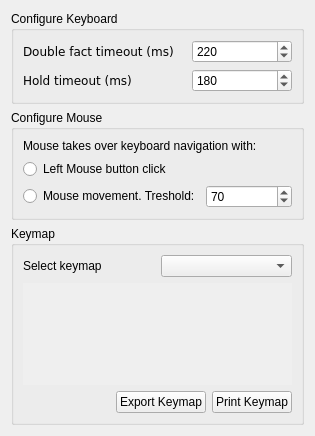
<?xml version="1.0" encoding="UTF-8"?>
<ui version="4.0">
 <class>KeyboardConfigPage</class>
 <widget class="QWidget" name="KeyboardConfigPage">
  <property name="geometry">
   <rect>
    <x>0</x>
    <y>0</y>
    <width>315</width>
    <height>436</height>
   </rect>
  </property>
  <property name="windowTitle">
   <string>Form</string>
  </property>
  <layout class="QVBoxLayout" name="verticalLayout_2">
   <item>
    <widget class="QGroupBox" name="groupBox">
     <property name="title">
      <string>Configure Keyboard</string>
     </property>
     <layout class="QVBoxLayout">
      <item>
       <layout class="QHBoxLayout">
        <property name="spacing">
         <number>6</number>
        </property>
        <property name="margin">
         <number>0</number>
        </property>
        <item>
         <widget class="QLabel" name="label">
          <property name="toolTip">
           <string>&lt;!DOCTYPE HTML PUBLIC &quot;-//W3C//DTD HTML 4.0//EN&quot; &quot;http://www.w3.org/TR/REC-html40/strict.dtd&quot;&gt;
&lt;html&gt;&lt;head&gt;&lt;meta name=&quot;qrichtext&quot; content=&quot;1&quot; /&gt;&lt;style type=&quot;text/css&quot;&gt;
p, li { white-space: pre-wrap; }
&lt;/style&gt;&lt;/head&gt;&lt;body style=&quot; font-family:'DejaVu Sans'; font-size:8pt; font-weight:400; font-style:normal;&quot;&gt;
&lt;table style=&quot;-qt-table-type: root; margin-top:4px; margin-bottom:4px; margin-left:4px; margin-right:4px;&quot;&gt;
&lt;tr&gt;
&lt;td style=&quot;border: none;&quot;&gt;
&lt;p style=&quot; margin-top:0px; margin-bottom:0px; margin-left:0px; margin-right:0px; -qt-block-indent:0; text-indent:0px;&quot;&gt;&lt;span style=&quot; font-family:'Sans Serif'; font-size:9pt; font-weight:600;&quot;&gt;Double fact timeout:&lt;/span&gt;&lt;/p&gt;
&lt;p style=&quot; margin-top:0px; margin-bottom:0px; margin-left:0px; margin-right:0px; -qt-block-indent:0; text-indent:0px;&quot;&gt;&lt;span style=&quot; font-family:'Sans Serif'; font-size:9pt;&quot;&gt;The maximum time in miliseconds between 2 key presses &lt;/span&gt;&lt;/p&gt;
&lt;p style=&quot; margin-top:0px; margin-bottom:0px; margin-left:0px; margin-right:0px; -qt-block-indent:0; text-indent:0px;&quot;&gt;&lt;span style=&quot; font-family:'Sans Serif'; font-size:9pt;&quot;&gt;to determine if the 2 key presses are a&lt;/span&gt;&lt;/p&gt;
&lt;p style=&quot; margin-top:0px; margin-bottom:0px; margin-left:0px; margin-right:0px; -qt-block-indent:0; text-indent:0px;&quot;&gt;&lt;span style=&quot; font-family:'Sans Serif'; font-size:9pt;&quot;&gt;double fact ( &amp;lt;&amp;lt; K &amp;gt;&amp;gt; or &amp;lt;&amp;lt; KK &amp;gt;&amp;gt;)&lt;/span&gt;&lt;/p&gt;
&lt;p style=&quot; margin-top:0px; margin-bottom:0px; margin-left:0px; margin-right:0px; -qt-block-indent:0; text-indent:0px;&quot;&gt;&lt;span style=&quot; font-family:'Sans Serif'; font-size:9pt;&quot;&gt;or 2 individual key presses ( a &amp;lt; K &amp;gt; and &amp;lt; K &amp;gt; action, &lt;/span&gt;&lt;/p&gt;
&lt;p style=&quot; margin-top:0px; margin-bottom:0px; margin-left:0px; margin-right:0px; -qt-block-indent:0; text-indent:0px;&quot;&gt;&lt;span style=&quot; font-family:'Sans Serif'; font-size:9pt;&quot;&gt;or &amp;lt; KK &amp;gt; and &amp;lt; KK &amp;gt; action for example).&lt;/span&gt;&lt;/p&gt;
&lt;p style=&quot;-qt-paragraph-type:empty; margin-top:0px; margin-bottom:0px; margin-left:0px; margin-right:0px; -qt-block-indent:0; text-indent:0px; font-family:'Sans Serif'; font-size:9pt;&quot;&gt;&lt;/p&gt;
&lt;p style=&quot; margin-top:0px; margin-bottom:0px; margin-left:0px; margin-right:0px; -qt-block-indent:0; text-indent:0px;&quot;&gt;&lt;span style=&quot; font-family:'Sans Serif'; font-size:9pt;&quot;&gt;Experienced users can set this value as low as 150 ms, &lt;/span&gt;&lt;/p&gt;
&lt;p style=&quot; margin-top:0px; margin-bottom:0px; margin-left:0px; margin-right:0px; -qt-block-indent:0; text-indent:0px;&quot;&gt;&lt;span style=&quot; font-family:'Sans Serif'; font-size:9pt;&quot;&gt;if you don't have much experience yet, please leave the default of 220 ms.&lt;/span&gt;&lt;/p&gt;
&lt;p style=&quot;-qt-paragraph-type:empty; margin-top:0px; margin-bottom:0px; margin-left:0px; margin-right:0px; -qt-block-indent:0; text-indent:0px; font-family:'Sans Serif'; font-size:9pt;&quot;&gt;&lt;/p&gt;
&lt;p style=&quot; margin-top:0px; margin-bottom:0px; margin-left:0px; margin-right:0px; -qt-block-indent:0; text-indent:0px;&quot;&gt;&lt;span style=&quot; font-family:'Sans Serif'; font-size:9pt;&quot;&gt;For more information, see chapter 7: Key Actions. of the User Manual&lt;/span&gt;&lt;/p&gt;&lt;/td&gt;&lt;/tr&gt;&lt;/table&gt;&lt;/body&gt;&lt;/html&gt;</string>
          </property>
          <property name="text">
           <string>&lt;html&gt;&lt;head&gt;&lt;meta name=&quot;qrichtext&quot; content=&quot;1&quot; /&gt;&lt;/head&gt;&lt;body style=&quot; white-space: pre-wrap; font-family:Bitstream Vera Sans; font-weight:400; font-style:normal; text-decoration:none;&quot;&gt;&lt;p style=&quot; margin-top:0px; margin-bottom:0px; margin-left:0px; margin-right:0px; -qt-block-indent:0; text-indent:0px;&quot;&gt;Double fact timeout (ms)&lt;/p&gt;&lt;/body&gt;&lt;/html&gt;</string>
          </property>
         </widget>
        </item>
        <item>
         <widget class="QSpinBox" name="doubleFactTimeoutSpinBox">
          <property name="maximumSize">
           <size>
            <width>100</width>
            <height>16777215</height>
           </size>
          </property>
          <property name="minimum">
           <number>150</number>
          </property>
          <property name="maximum">
           <number>300</number>
          </property>
          <property name="value">
           <number>220</number>
          </property>
         </widget>
        </item>
       </layout>
      </item>
      <item>
       <layout class="QHBoxLayout">
        <property name="spacing">
         <number>6</number>
        </property>
        <property name="margin">
         <number>0</number>
        </property>
        <item>
         <widget class="QLabel" name="label_3">
          <property name="toolTip">
           <string>&lt;!DOCTYPE HTML PUBLIC &quot;-//W3C//DTD HTML 4.0//EN&quot; &quot;http://www.w3.org/TR/REC-html40/strict.dtd&quot;&gt;
&lt;html&gt;&lt;head&gt;&lt;meta name=&quot;qrichtext&quot; content=&quot;1&quot; /&gt;&lt;style type=&quot;text/css&quot;&gt;
p, li { white-space: pre-wrap; }
&lt;/style&gt;&lt;/head&gt;&lt;body style=&quot; font-family:'DejaVu Sans'; font-size:8pt; font-weight:400; font-style:normal;&quot;&gt;
&lt;table border=&quot;0&quot; style=&quot;-qt-table-type: root; margin-top:4px; margin-bottom:4px; margin-left:4px; margin-right:4px;&quot;&gt;
&lt;tr&gt;
&lt;td style=&quot;border: none;&quot;&gt;
&lt;p style=&quot; margin-top:0px; margin-bottom:0px; margin-left:0px; margin-right:0px; -qt-block-indent:0; text-indent:0px;&quot;&gt;&lt;span style=&quot; font-family:'Sans Serif'; font-size:9pt; font-weight:600;&quot;&gt;Hold timeout:&lt;/span&gt;&lt;/p&gt;
&lt;p style=&quot; margin-top:0px; margin-bottom:0px; margin-left:0px; margin-right:0px; -qt-block-indent:0; text-indent:0px;&quot;&gt;&lt;span style=&quot; font-family:'Sans Serif'; font-size:9pt;&quot;&gt;The maximum time to consider a pressed key a hold key fact, &lt;/span&gt;&lt;/p&gt;
&lt;p style=&quot; margin-top:0px; margin-bottom:0px; margin-left:0px; margin-right:0px; -qt-block-indent:0; text-indent:0px;&quot;&gt;&lt;span style=&quot; font-family:'Sans Serif'; font-size:9pt;&quot;&gt;like [ K ] or [ KK ].&lt;/span&gt;&lt;/p&gt;
&lt;p style=&quot;-qt-paragraph-type:empty; margin-top:0px; margin-bottom:0px; margin-left:0px; margin-right:0px; -qt-block-indent:0; text-indent:0px; font-family:'Sans Serif'; font-size:9pt;&quot;&gt;&lt;/p&gt;
&lt;p style=&quot; margin-top:0px; margin-bottom:0px; margin-left:0px; margin-right:0px; -qt-block-indent:0; text-indent:0px;&quot;&gt;&lt;span style=&quot; font-family:'Sans Serif'; font-size:9pt;&quot;&gt;The shorter this time, the sooner a pressed key will be &lt;/span&gt;&lt;/p&gt;
&lt;p style=&quot; margin-top:0px; margin-bottom:0px; margin-left:0px; margin-right:0px; -qt-block-indent:0; text-indent:0px;&quot;&gt;&lt;span style=&quot; font-family:'Sans Serif'; font-size:9pt;&quot;&gt;detected as a hold action. &lt;/span&gt;&lt;/p&gt;
&lt;p style=&quot;-qt-paragraph-type:empty; margin-top:0px; margin-bottom:0px; margin-left:0px; margin-right:0px; -qt-block-indent:0; text-indent:0px; font-family:'Sans Serif'; font-size:9pt;&quot;&gt;&lt;/p&gt;
&lt;p style=&quot; margin-top:0px; margin-bottom:0px; margin-left:0px; margin-right:0px; -qt-block-indent:0; text-indent:0px;&quot;&gt;&lt;span style=&quot; font-family:'Sans Serif'; font-size:9pt;&quot;&gt;Experienced users can set this value as low as 130 ms, &lt;/span&gt;&lt;/p&gt;
&lt;p style=&quot; margin-top:0px; margin-bottom:0px; margin-left:0px; margin-right:0px; -qt-block-indent:0; text-indent:0px;&quot;&gt;&lt;span style=&quot; font-family:'Sans Serif'; font-size:9pt;&quot;&gt;if you don't have much experience yet, please leave the default of 180 ms.&lt;/span&gt;&lt;/p&gt;
&lt;p style=&quot;-qt-paragraph-type:empty; margin-top:0px; margin-bottom:0px; margin-left:0px; margin-right:0px; -qt-block-indent:0; text-indent:0px; font-family:'Sans Serif'; font-size:9pt;&quot;&gt;&lt;/p&gt;
&lt;p style=&quot; margin-top:0px; margin-bottom:0px; margin-left:0px; margin-right:0px; -qt-block-indent:0; text-indent:0px;&quot;&gt;&lt;span style=&quot; font-family:'Sans Serif'; font-size:9pt;&quot;&gt;For more information, see chapter 7: &amp;quot;Key Actions&amp;quot; of the User Manual.&lt;/span&gt;&lt;/p&gt;&lt;/td&gt;&lt;/tr&gt;&lt;/table&gt;&lt;/body&gt;&lt;/html&gt;</string>
          </property>
          <property name="text">
           <string>&lt;html&gt;&lt;head&gt;&lt;meta name=&quot;qrichtext&quot; content=&quot;1&quot; /&gt;&lt;/head&gt;&lt;body style=&quot; white-space: pre-wrap; font-family:Bitstream Vera Sans; font-weight:400; font-style:normal; text-decoration:none;&quot;&gt;&lt;p style=&quot; margin-top:0px; margin-bottom:0px; margin-left:0px; margin-right:0px; -qt-block-indent:0; text-indent:0px;&quot;&gt;Hold timeout (ms)&lt;/p&gt;&lt;/body&gt;&lt;/html&gt;</string>
          </property>
         </widget>
        </item>
        <item>
         <widget class="QSpinBox" name="holdTimeoutSpinBox">
          <property name="maximumSize">
           <size>
            <width>100</width>
            <height>16777215</height>
           </size>
          </property>
          <property name="minimum">
           <number>120</number>
          </property>
          <property name="maximum">
           <number>300</number>
          </property>
          <property name="value">
           <number>180</number>
          </property>
         </widget>
        </item>
       </layout>
      </item>
     </layout>
    </widget>
   </item>
   <item>
    <widget class="QGroupBox" name="groupBox_3">
     <property name="title">
      <string>Configure Mouse</string>
     </property>
     <layout class="QVBoxLayout" name="verticalLayout">
      <item>
       <widget class="QLabel" name="label_4">
        <property name="text">
         <string>Mouse takes over keyboard navigation with:</string>
        </property>
       </widget>
      </item>
      <item>
       <widget class="QRadioButton" name="leftMouseClickRadioButton">
        <property name="text">
         <string>Left Mouse button click</string>
        </property>
       </widget>
      </item>
      <item>
       <layout class="QHBoxLayout" name="horizontalLayout">
        <item>
         <widget class="QRadioButton" name="mouseMoveRadioButton">
          <property name="text">
           <string>Mouse movement. Treshold:</string>
          </property>
         </widget>
        </item>
        <item>
         <widget class="QSpinBox" name="mouseTreshHoldSpinBox">
          <property name="maximumSize">
           <size>
            <width>100</width>
            <height>16777215</height>
           </size>
          </property>
          <property name="minimum">
           <number>20</number>
          </property>
          <property name="maximum">
           <number>200</number>
          </property>
          <property name="value">
           <number>70</number>
          </property>
         </widget>
        </item>
       </layout>
      </item>
     </layout>
    </widget>
   </item>
   <item>
    <widget class="QGroupBox" name="groupBox_2">
     <property name="title">
      <string>Keymap</string>
     </property>
     <layout class="QVBoxLayout">
      <item>
       <layout class="QHBoxLayout">
        <property name="spacing">
         <number>6</number>
        </property>
        <property name="margin">
         <number>0</number>
        </property>
        <item>
         <widget class="QLabel" name="label_2">
          <property name="text">
           <string>Select keymap</string>
          </property>
         </widget>
        </item>
        <item>
         <widget class="QComboBox" name="keymapComboBox"/>
        </item>
       </layout>
      </item>
      <item>
       <widget class="QTextEdit" name="descriptionTextEdit">
        <property name="enabled">
         <bool>false</bool>
        </property>
        <property name="sizePolicy">
         <sizepolicy hsizetype="Preferred" vsizetype="Expanding">
          <horstretch>0</horstretch>
          <verstretch>0</verstretch>
         </sizepolicy>
        </property>
        <property name="acceptDrops">
         <bool>false</bool>
        </property>
        <property name="frameShape">
         <enum>QFrame::NoFrame</enum>
        </property>
        <property name="horizontalScrollBarPolicy">
         <enum>Qt::ScrollBarAlwaysOff</enum>
        </property>
        <property name="undoRedoEnabled">
         <bool>false</bool>
        </property>
        <property name="textInteractionFlags">
         <set>Qt::NoTextInteraction</set>
        </property>
       </widget>
      </item>
      <item>
       <layout class="QHBoxLayout">
        <property name="spacing">
         <number>6</number>
        </property>
        <property name="margin">
         <number>0</number>
        </property>
        <item>
         <spacer>
          <property name="orientation">
           <enum>Qt::Horizontal</enum>
          </property>
          <property name="sizeHint" stdset="0">
           <size>
            <width>40</width>
            <height>20</height>
           </size>
          </property>
         </spacer>
        </item>
        <item>
         <widget class="QPushButton" name="exportButton">
          <property name="text">
           <string>Export Keymap</string>
          </property>
         </widget>
        </item>
        <item>
         <widget class="QPushButton" name="printButton">
          <property name="text">
           <string>Print Keymap</string>
          </property>
         </widget>
        </item>
       </layout>
      </item>
     </layout>
    </widget>
   </item>
   <item>
    <spacer>
     <property name="orientation">
      <enum>Qt::Vertical</enum>
     </property>
     <property name="sizeHint" stdset="0">
      <size>
       <width>236</width>
       <height>16</height>
      </size>
     </property>
    </spacer>
   </item>
  </layout>
 </widget>
 <resources/>
 <connections/>
</ui>
